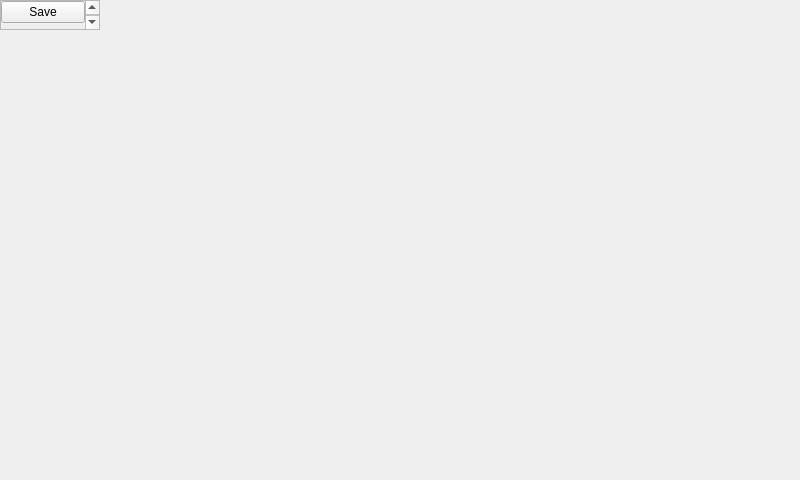
<?xml version="1.0" encoding="UTF-8"?>
<ui version="4.0">
 <class>EditLyrics</class>
 <widget class="QMainWindow" name="EditLyrics">
  <property name="geometry">
   <rect>
    <x>0</x>
    <y>0</y>
    <width>800</width>
    <height>480</height>
   </rect>
  </property>
  <property name="windowTitle">
   <string>Lyrics editor</string>
  </property>
  <widget class="QScrollArea" name="scrollArea">
   <property name="widgetResizable">
    <bool>true</bool>
   </property>
   <widget class="QWidget" name="scrollAreaWidgetContents">
    <layout class="QGridLayout" name="gridLayout">
     <property name="margin">
      <number>0</number>
     </property>
     <item row="0" column="0">
      <widget class="QPushButton" name="saveButton">
       <property name="text">
        <string>Save</string>
       </property>
      </widget>
     </item>
     <item row="1" column="0">
      <widget class="QTextEdit" name="content">
       <property name="lineWrapMode">
        <enum>QTextEdit::WidgetWidth</enum>
       </property>
      </widget>
     </item>
    </layout>
   </widget>
  </widget>
 </widget>
 <resources/>
 <connections/>
</ui>
